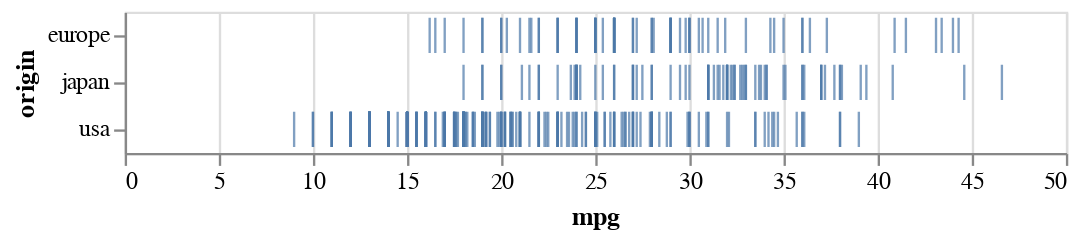

Write notebook code for a chart like this one.
### Code cell
alt.Chart(cars).mark_tick().encode(
    x = 'mpg',
    y = 'origin'
).interactive()

### Figure 1 — Vega-Lite specification as saved in the notebook (floating-point values rounded to 4 significant figures; data arrays with more than 128 entries replaced by an {"elided": "..."} marker saying what was removed)
{"config": {"view": {"continuousWidth": 400, "continuousHeight": 300}}, "data": {"name": "data-f1198cc0481ad698d7dc4699e0a3efa7"}, "mark": "tick", "encoding": {"x": {"field": "mpg", "type": "quantitative"}, "y": {"field": "origin", "type": "nominal"}}, "selection": {"selector002": {"type": "interval", "bind": "scales", "encodings": ["x", "y"]}}, "$schema": "https://vega.github.io/schema/vega-lite/v4.17.0.json", "datasets": {"data-f1198cc0481ad698d7dc4699e0a3efa7": {"elided": "398 records"}}}
